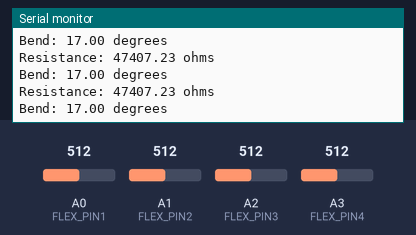
Simulated run of this sketch. Board: Arduino Uno, built with avr-gcc and run on an emulated ATmega328P. Parts: the last lines printed to the serial monitor. The inputs (shaded band) are chosen by the test bench; at power-on: A1 (FLEX_PIN2) = 512, A0 (FLEX_PIN1) = 512, A2 (FLEX_PIN3) = 512, A3 (FLEX_PIN4) = 512.

Above: at 18.7 s.
18.8 s: A1 (FLEX_PIN2) set to 735
At 20.87 s:
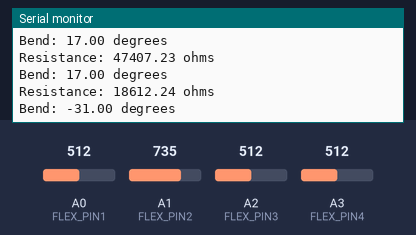
21.5 s: A1 (FLEX_PIN2) set to 770
At 22.87 s:
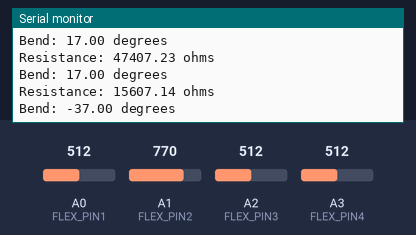
Timing chart, 0 to 24.5 s (numbered marks = the images above; inputs shaded):
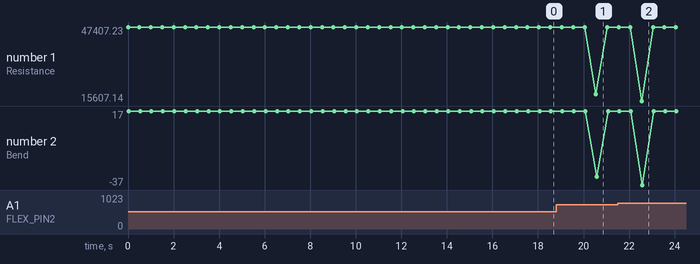

The sketch:

flex_senor_angle_res.ino
```cpp
const int FLEX_PIN1 = A0;
const int FLEX_PIN2 = A1;
const int FLEX_PIN3 = A2;
const int FLEX_PIN4 = A3; // Pin connected to voltage divider output
int halfbend1=0;
int nobend1=0;
int fullbend1=0;
int halfbend2=0;
int nobend2=0;
int fullbend2=0;
int halfbend3=0;
int nobend3=0;
int fullbend3=0;
int halfbend4=0;
int nobend4=0;
int fullbend4=0;
// Measure the voltage at 5V and the actual resistance of your
// 47k resistor, and enter them below:
const float VCC = 4.98; // Measured voltage of Ardunio 5V line
const float R_DIV = 47500.0; // Measured resistance of 3.3k resistor

// Upload the code, then try to adjust these values to more
// accurately calculate bend degree.
const float STRAIGHT_RESISTANCE = 37300.0; // resistance when straight
const float BEND_RESISTANCE = 90000.0; // resistance at 90 deg

void setup()
{
  Serial.begin(9600);
  pinMode(FLEX_PIN4, INPUT);
    pinMode(FLEX_PIN1, INPUT);
      pinMode(FLEX_PIN2, INPUT);
        pinMode(FLEX_PIN3, INPUT);

 }

void loop()
{//finger1
  // Read the ADC, and calculate voltage and resistance from it
  int flexADC = analogRead(FLEX_PIN1);
  float flexv = flexADC * VCC / 1023.0;
  float flexr = R_DIV * (VCC / flexv - 1.0);
  Serial.println("Resistance: " + String(flexr) + " ohms");

  // Use the calculated resistance to estimate the sensor's
  // bend angle:
  float angle = map(flexr, STRAIGHT_RESISTANCE, BEND_RESISTANCE,
                   0, 90.0);
  Serial.println("Bend: " + String(angle) + " degrees");
  Serial.println();

  delay(500);
  if(flexr>4500&&flexr<7000)
  {halfbend1=1;
  Serial.println("halfbend");}
    else if(flexr>1000&&flexr<4000)
  {fullbend1=1;
   Serial.println("fullbend");}
   else if(flexr>8500&&flexr<17000)
  {nobend1=1;
   Serial.println("nobend");}


   //finger2
   // Read the ADC, and calculate voltage and resistance from it
  int flexADC2 = analogRead(FLEX_PIN2);
  flexv = flexADC2 * VCC / 1023.0;
  flexr = R_DIV * (VCC / flexv - 1.0);
  Serial.println("Resistance: " + String(flexr) + " ohms");

  // Use the calculated resistance to estimate the sensor's
  // bend angle:
   angle = map(flexr, STRAIGHT_RESISTANCE, BEND_RESISTANCE,
                   0, 90.0);
  Serial.println("Bend: " + String(angle) + " degrees");
  Serial.println();

  delay(500);
  if(flexr>4500&&flexr<7000)
  {halfbend2=1;
  Serial.println("halfbend");}
    else if(flexr>1000&&flexr<4000)
  {fullbend2=1;
   Serial.println("fullbend");}
   else if(flexr>8500&&flexr<17000)
  {nobend2=1;
   Serial.println("nobend");}


//finger3
// Read the ADC, and calculate voltage and resistance from it
  int flexADC3 = analogRead(FLEX_PIN3);
   flexv = flexADC3 * VCC / 1023.0;
   flexr = R_DIV * (VCC / flexv - 1.0);
  Serial.println("Resistance: " + String(flexr) + " ohms");

  // Use the calculated resistance to estimate the sensor's
  // bend angle:
   angle = map(flexr, STRAIGHT_RESISTANCE, BEND_RESISTANCE,
                   0, 90.0);
  Serial.println("Bend: " + String(angle) + " degrees");
  Serial.println();

  delay(500);
  if(flexr>4500&&flexr<7000)
  {halfbend3=1;
  Serial.println("halfbend");}
    else if(flexr>1000&&flexr<4000)
  {fullbend3=1;
   Serial.println("fullbend");}
   else if(flexr>8500&&flexr<17000)
  {nobend3=1;
   Serial.println("nobend");}


//finger4
// Read the ADC, and calculate voltage and resistance from it
  int flexADC4 = analogRead(FLEX_PIN4);
   flexv = flexADC4 * VCC / 1023.0;
   flexr = R_DIV * (VCC / flexv - 1.0);
  Serial.println("Resistance: " + String(flexr) + " ohms");

  // Use the calculated resistance to estimate the sensor's
  // bend angle:
   angle = map(flexr, STRAIGHT_RESISTANCE, BEND_RESISTANCE,
                   0, 90.0);
  Serial.println("Bend: " + String(angle) + " degrees");
  Serial.println();

  delay(500);
  if(flexr>4500&&flexr<7000)
  {halfbend4=1;
  Serial.println("halfbend");}
    else if(flexr>1000&&flexr<4000)
  {fullbend4=1;
   Serial.println("fullbend");}
   else if(flexr>8500&&flexr<17000)
  {nobend4=1;
   Serial.println("nobend");}


}
```

Measured:
- after the input at 18.8 s, the serial monitor: prints a new line after 1.7 s (image 1)
- after the input at 21.5 s, the serial monitor: prints a new line after 1.1 s (image 2)
